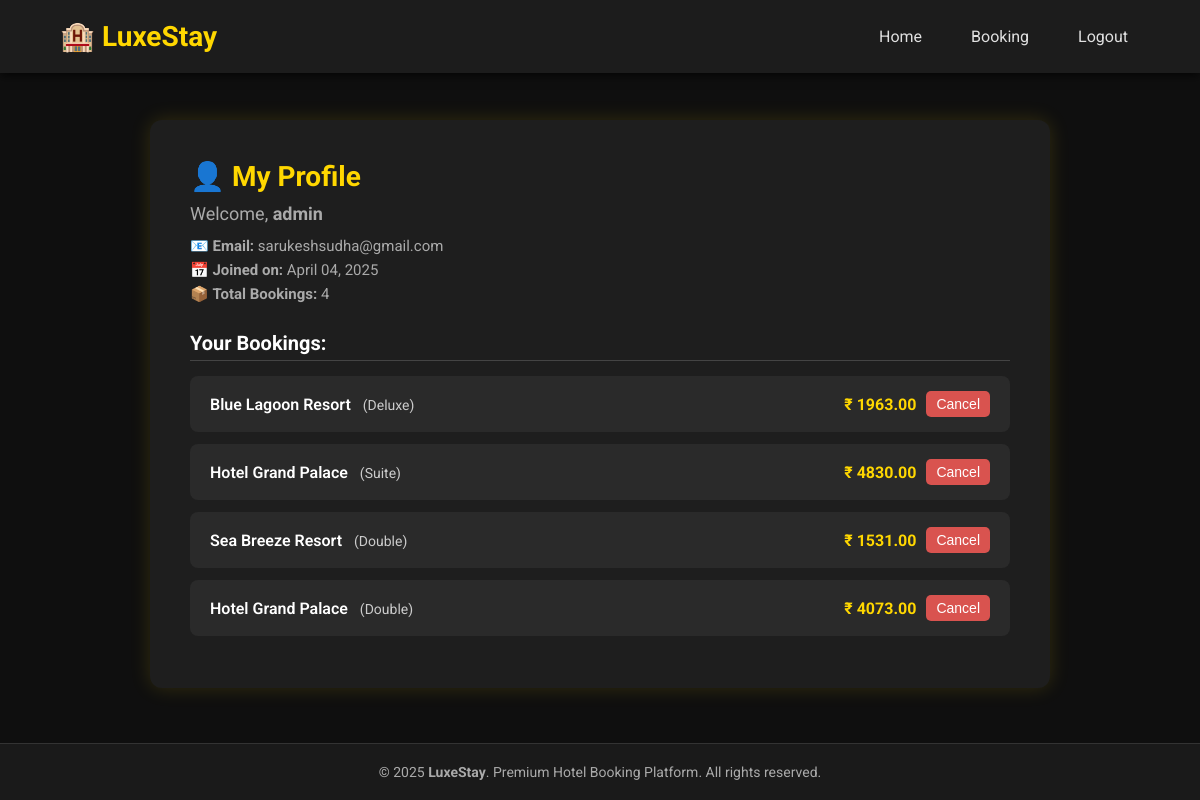
Screenshot of /profile/ (signed in) with the database file from the repository.
### users/models.py (models this page shows)
class CustomUser(AbstractUser):
    email = models.EmailField(unique=True)
    class Meta:
        swappable = "AUTH_USER_MODEL"

### booking/models.py (models this page shows, shortened)
class Booking(models.Model):
    user = models.ForeignKey(settings.AUTH_USER_MODEL, on_delete=models.CASCADE)
    room = models.ForeignKey('Room', on_delete=models.CASCADE)
    check_in = models.DateField()
    check_out = models.DateField()
    booked_at = models.DateTimeField(auto_now_add=True)

class Room(models.Model):
    hotel = models.ForeignKey(Hotel, on_delete=models.CASCADE, related_name='rooms')
    room_number = models.CharField(max_length=10)
    room_type = models.CharField(max_length=50)
    price = models.DecimalField(max_digits=7, decimal_places=2)
    available = models.BooleanField(default=True)

class Hotel(models.Model):
    name = models.CharField(max_length=100)
    location = models.CharField(max_length=100)
    description = models.TextField()

### booking/views.py (the view)
# urls.py: path('profile/', views.user_profile, name='profile'),  # ✅ This must match
@login_required(login_url='login')
def user_profile(request):
    bookings = Booking.objects.filter(user=request.user).select_related('room', 'room__hotel')
    return render(request, 'booking/user_profile.html', {'bookings': bookings})

### booking/templates/booking/user_profile.html (shortened to what this page needs)
{% extends 'booking/base.html' %}
{% block content %}
<div class="profile-container">
  <div class="profile-card">
    <h2>👤 My Profile</h2>
    <p class="welcome-text">Welcome, <strong>{{ user.username }}</strong></p>
    <p class="user-details">
      📧 <strong>Email:</strong> {{ user.email }}<br>
      📅 <strong>Joined on:</strong> {{ user.date_joined|date:"F d, Y" }}<br>
      📦 <strong>Total Bookings:</strong> {{ bookings|length }}
    </p>
    <div class="booking-section">
      <h3>Your Bookings:</h3>
      {% if bookings %}
        <ul class="booking-list">
          {% for booking in bookings %}
            <li>
              <div class="booking-info">
                <span class="hotel-name">{{ booking.room.hotel.name }}</span>
                <span class="room-type">({{ booking.room.room_type }})</span>
              </div>
              <div class="price-actions">
                <span class="price">₹ {{ booking.room.price }}</span>
                <form method="post" action="{% url 'cancel_booking' booking.id %}" style="display: inline;">
                  <button type="submit" class="cancel-btn">Cancel</button>
                </form>
              </div>
            </li>
          {% endfor %}
        </ul>
      {% else %}
        <p class="no-booking">You have no bookings yet. 😔</p>
      {% endif %}
    </div>
  </div>
</div>
{% endblock %}

### booking/templates/booking/base.html (style rules this page uses)
* { margin: 0; padding: 0; box-sizing: border-box; }
html, body { height: 100%; font-family: 'Roboto', sans-serif; background-color: #0f0f0f; color: #f5f5f5; }
body { display: flex; flex-direction: column; }

### booking/templates/booking/user_profile.html (style rules this page uses)
.profile-container { max-width: 900px; margin: auto; }
.profile-card { background-color: #1e1e1e; padding: 40px; border-radius: 12px; box-shadow: 0 0 20px rgba(255, 215, 0, 0.15); animation: fadeIn 0.5s ease-in; }
.profile-card h2 { font-size: 28px; margin-bottom: 10px; color: #FFD700; }
.welcome-text { font-size: 18px; margin-bottom: 10px; color: #aaa; }
.user-details { font-size: 15px; color: #aaa; margin-bottom: 25px; line-height: 1.6; }
.booking-section h3 { font-size: 20px; color: #fff; margin-bottom: 15px; border-bottom: 1px solid #444; padding-bottom: 5px; }
.booking-list { list-style-type: none; padding: 0; }
.booking-list li { background-color: #2a2a2a; margin-bottom: 12px; padding: 15px 20px; border-radius: 8px; display: flex; justify-content: space-between; align-items: center; transition: background 0.3s ease; color: #fff; }
.hotel-name { font-weight: 600; color: #fff; }
.room-type { font-size: 14px; color: #ccc; margin-left: 8px; }
.price-actions { display: flex; align-items: center; }
.price { font-weight: bold; font-size: 16px; color: #FFD700; min-width: 80px; text-align: right; margin-right: 10px; }
.cancel-btn { background-color: #d9534f; border: none; color: white; padding: 5px 10px; border-radius: 5px; cursor: pointer; font-size: 14px; transition: background 0.3s ease; }

### rows the page displays
CustomUser: username "admin", email "sarukeshsudha@gmail.com", date_joined "April 04, 2025"
Booking: room.hotel.name "Blue Lagoon Resort", room.room_type "Deluxe", room.price "1963.00"
Booking: room.hotel.name "Hotel Grand Palace", room.room_type "Suite", room.price "4830.00"
Booking: room.hotel.name "Sea Breeze Resort", room.room_type "Double", room.price "1531.00"
Booking: room.hotel.name "Hotel Grand Palace", room.room_type "Double", room.price "4073.00"

### other values shown
{{ bookings|length }} "4"
